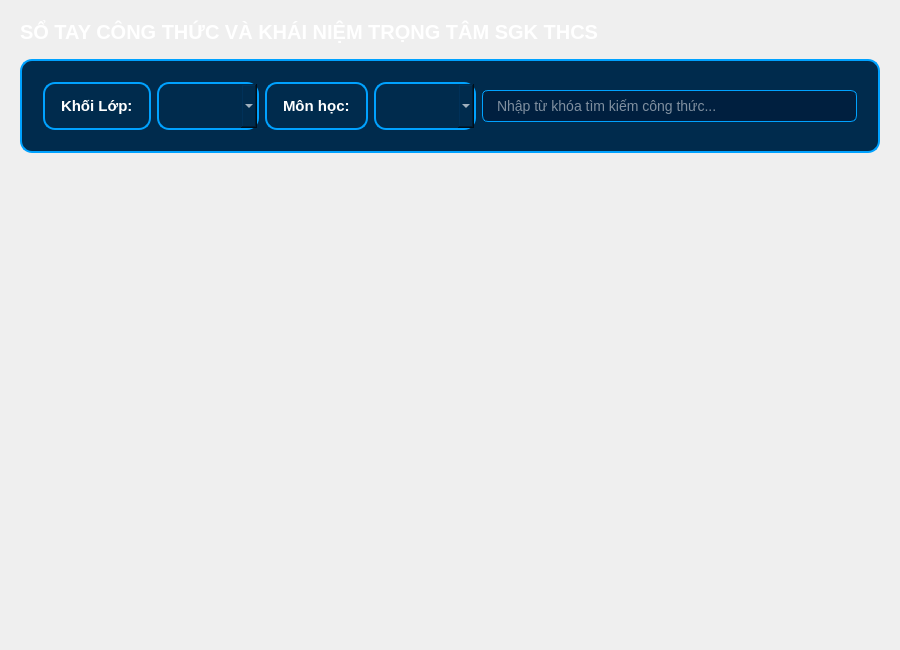
<?xml version="1.0" encoding="UTF-8"?>
<ui version="4.0">
 <class>ManHinhSoTayCongThucUI</class>
 <widget class="QWidget" name="ManHinhSoTayCongThucUI">
  <property name="geometry">
   <rect>
    <x>0</x>
    <y>0</y>
    <width>900</width>
    <height>650</height>
   </rect>
  </property>
  <property name="windowTitle">
   <string>SỔ TAY CÔNG THỨC VÀ KHÁI NIỆM TRỌNG TÂM THCS</string>
  </property>
  <layout class="QVBoxLayout" name="mainLayout">
   <property name="spacing">
    <number>15</number>
   </property>
   <property name="leftMargin">
    <number>20</number>
   </property>
   <property name="topMargin">
    <number>20</number>
   </property>
   <property name="rightMargin">
    <number>20</number>
   </property>
   <property name="bottomMargin">
    <number>20</number>
   </property>
   <item>
    <widget class="QLabel" name="titleLabel">
     <property name="text">
      <string>SỔ TAY CÔNG THỨC VÀ KHÁI NIỆM TRỌNG TÂM SGK THCS</string>
     </property>
     <property name="styleSheet">
      <string notr="true">font-size: 20px; font-weight: bold; color: #FFFFFF;</string>
     </property>
    </widget>
   </item>
   <item>
    <widget class="QFrame" name="filterFrame">
     <property name="styleSheet">
      <string notr="true">background-color: #002B4D; border: 2px solid #00A2FF; border-radius: 12px; padding: 12px;</string>
     </property>
     <layout class="QHBoxLayout" name="filterLayout">
      <item>
       <widget class="QLabel" name="lblLop">
        <property name="text">
         <string>Khối Lớp:</string>
        </property>
        <property name="styleSheet">
         <string notr="true">font-weight: bold; color: #FFFFFF; font-size: 15px;</string>
        </property>
       </widget>
      </item>
      <item>
       <widget class="QComboBox" name="cboLop">
        <property name="styleSheet">
         <string notr="true">color: #FFFFFF; font-weight: bold; font-size: 15px;</string>
        </property>
       </widget>
      </item>
      <item>
       <widget class="QLabel" name="lblMon">
        <property name="text">
         <string>Môn học:</string>
        </property>
        <property name="styleSheet">
         <string notr="true">font-weight: bold; color: #FFFFFF; font-size: 15px;</string>
        </property>
       </widget>
      </item>
      <item>
       <widget class="QComboBox" name="cboMon">
        <property name="styleSheet">
         <string notr="true">color: #FFFFFF; font-weight: bold; font-size: 15px;</string>
        </property>
       </widget>
      </item>
      <item>
       <widget class="QLineEdit" name="txtSearch">
        <property name="placeholderText">
         <string>Nhập từ khóa tìm kiếm công thức...</string>
        </property>
        <property name="styleSheet">
         <string notr="true">background-color: #001F3F; color: #FFFFFF; font-size: 14px; border: 1px solid #00A2FF; border-radius: 6px; padding: 6px 12px;</string>
        </property>
       </widget>
      </item>
     </layout>
    </widget>
   </item>
   <item>
    <widget class="QScrollArea" name="scrollArea">
     <property name="widgetResizable">
      <bool>true</bool>
     </property>
     <property name="styleSheet">
      <string notr="true">QScrollArea { border: none; background-color: transparent; }</string>
     </property>
     <widget class="QWidget" name="scrollWidget">
      <layout class="QVBoxLayout" name="scrollLayout"/>
     </widget>
    </widget>
   </item>
  </layout>
 </widget>
 <resources/>
 <connections/>
</ui>
